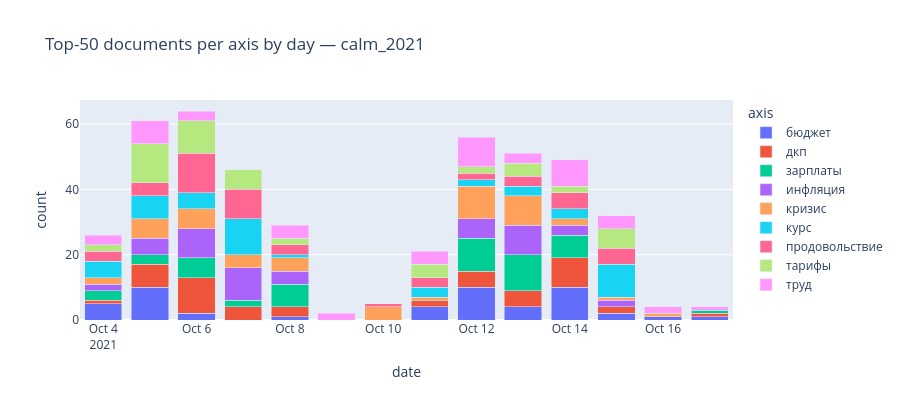
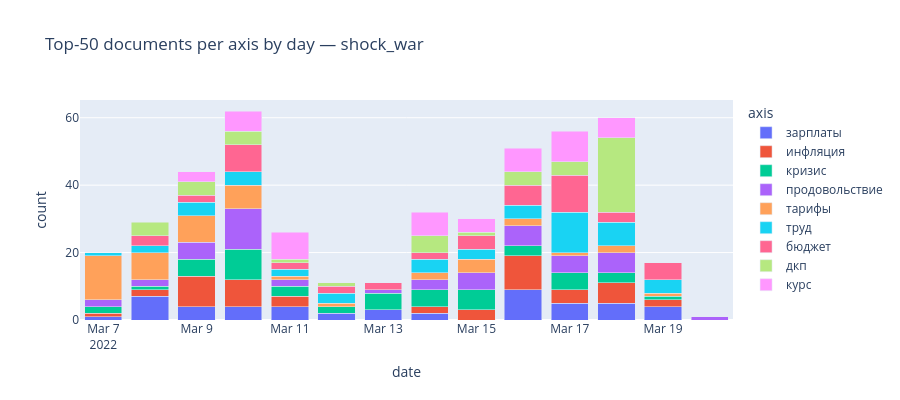

These figures' notebook cell, in order:
### Code cell
import plotly.express as px

def temporal_topk(topk: dict, period_name: str):
    rows = []
    for axis, df in topk.items():
        for _, row in df.iterrows():
            rows.append({"axis": axis, "date": pd.Timestamp(row["date"]).date()})
    tdf = pd.DataFrame(rows)
    counts = tdf.groupby(["date", "axis"]).size().reset_index(name="count")

    fig = px.bar(
        counts, x="date", y="count", color="axis", barmode="stack",
        title=f"Top-{SANITY_K} documents per axis by day — {period_name}",
        height=400,
    )
    fig.show()


temporal_topk(topk_calm,  "calm_2021")
temporal_topk(topk_shock, "shock_war")

### Figure 1 — Plotly figure (JSON) as saved in the notebook; plotly's stock layout.template omitted (floating-point values rounded to 4 significant figures)
{"data": [{"hovertemplate": "axis=бюджет<br>date=%{x}<br>count=%{y}<extra></extra>", "legendgroup": "бюджет", "marker": {"color": "#636efa", "pattern": {"shape": ""}}, "name": "бюджет", "orientation": "v", "showlegend": true, "textposition": "auto", "type": "bar", "x": ["2021-10-04", "2021-10-05", "2021-10-06", "2021-10-08", "2021-10-11", "2021-10-12", "2021-10-13", "2021-10-14", "2021-10-15", "2021-10-16", "2021-10-17"], "xaxis": "x", "y": [5, 10, 2, 1, 4, 10, 4, 10, 2, 1, 1], "yaxis": "y"}, {"hovertemplate": "axis=дкп<br>date=%{x}<br>count=%{y}<extra></extra>", "legendgroup": "дкп", "marker": {"color": "#EF553B", "pattern": {"shape": ""}}, "name": "дкп", "orientation": "v", "showlegend": true, "textposition": "auto", "type": "bar", "x": ["2021-10-04", "2021-10-05", "2021-10-06", "2021-10-07", "2021-10-08", "2021-10-11", "2021-10-12", "2021-10-13", "2021-10-14", "2021-10-15", "2021-10-17"], "xaxis": "x", "y": [1, 7, 11, 4, 3, 2, 5, 5, 9, 2, 1], "yaxis": "y"}, {"hovertemplate": "axis=зарплаты<br>date=%{x}<br>count=%{y}<extra></extra>", "legendgroup": "зарплаты", "marker": {"color": "#00cc96", "pattern": {"shape": ""}}, "name": "зарплаты", "orientation": "v", "showlegend": true, "textposition": "auto", "type": "bar", "x": ["2021-10-04", "2021-10-05", "2021-10-06", "2021-10-07", "2021-10-08", "2021-10-12", "2021-10-13", "2021-10-14", "2021-10-17"], "xaxis": "x", "y": [3, 3, 6, 2, 7, 10, 11, 7, 1], "yaxis": "y"}, {"hovertemplate": "axis=инфляция<br>date=%{x}<br>count=%{y}<extra></extra>", "legendgroup": "инфляция", "marker": {"color": "#ab63fa", "pattern": {"shape": ""}}, "name": "инфляция", "orientation": "v", "showlegend": true, "textposition": "auto", "type": "bar", "x": ["2021-10-04", "2021-10-05", "2021-10-06", "2021-10-07", "2021-10-08", "2021-10-12", "2021-10-13", "2021-10-14", "2021-10-15"], "xaxis": "x", "y": [2, 5, 9, 10, 4, 6, 9, 3, 2], "yaxis": "y"}, {"hovertemplate": "axis=кризис<br>date=%{x}<br>count=%{y}<extra></extra>", "legendgroup": "кризис", "marker": {"color": "#FFA15A", "pattern": {"shape": ""}}, "name": "кризис", "orientation": "v", "showlegend": true, "textposition": "auto", "type": "bar", "x": ["2021-10-04", "2021-10-05", "2021-10-06", "2021-10-07", "2021-10-08", "2021-10-10", "2021-10-11", "2021-10-12", "2021-10-13", "2021-10-14", "2021-10-15", "2021-10-16"], "xaxis": "x", "y": [2, 6, 6, 4, 4, 4, 1, 10, 9, 2, 1, 1], "yaxis": "y"}, {"hovertemplate": "axis=курс<br>date=%{x}<br>count=%{y}<extra></extra>", "legendgroup": "курс", "marker": {"color": "#19d3f3", "pattern": {"shape": ""}}, "name": "курс", "orientation": "v", "showlegend": true, "textposition": "auto", "type": "bar", "x": ["2021-10-04", "2021-10-05", "2021-10-06", "2021-10-07", "2021-10-08", "2021-10-11", "2021-10-12", "2021-10-13", "2021-10-14", "2021-10-15"], "xaxis": "x", "y": [5, 7, 5, 11, 1, 3, 2, 3, 3, 10], "yaxis": "y"}, {"hovertemplate": "axis=продовольствие<br>date=%{x}<br>count=%{y}<extra></extra>", "legendgroup": "продовольствие", "marker": {"color": "#FF6692", "pattern": {"shape": ""}}, "name": "продовольствие", "orientation": "v", "showlegend": true, "textposition": "auto", "type": "bar", "x": ["2021-10-04", "2021-10-05", "2021-10-06", "2021-10-07", "2021-10-08", "2021-10-10", "2021-10-11", "2021-10-12", "2021-10-13", "2021-10-14", "2021-10-15"], "xaxis": "x", "y": [3, 4, 12, 9, 3, 1, 3, 2, 3, 5, 5], "yaxis": "y"}, {"hovertemplate": "axis=тарифы<br>date=%{x}<br>count=%{y}<extra></extra>", "legendgroup": "тарифы", "marker": {"color": "#B6E880", "pattern": {"shape": ""}}, "name": "тарифы", "orientation": "v", "showlegend": true, "textposition": "auto", "type": "bar", "x": ["2021-10-04", "2021-10-05", "2021-10-06", "2021-10-07", "2021-10-08", "2021-10-11", "2021-10-12", "2021-10-13", "2021-10-14", "2021-10-15"], "xaxis": "x", "y": [2, 12, 10, 6, 2, 4, 2, 4, 2, 6], "yaxis": "y"}, {"hovertemplate": "axis=труд<br>date=%{x}<br>count=%{y}<extra></extra>", "legendgroup": "труд", "marker": {"color": "#FF97FF", "pattern": {"shape": ""}}, "name": "труд", "orientation": "v", "showlegend": true, "textposition": "auto", "type": "bar", "x": ["2021-10-04", "2021-10-05", "2021-10-06", "2021-10-08", "2021-10-09", "2021-10-11", "2021-10-12", "2021-10-13", "2021-10-14", "2021-10-15", "2021-10-16", "2021-10-17"], "xaxis": "x", "y": [3, 7, 3, 4, 2, 4, 9, 3, 8, 4, 2, 1], "yaxis": "y"}], "layout": {"barmode": "stack", "height": 400, "legend": {"title": {"text": "axis"}, "tracegroupgap": 0}, "title": {"text": "Top-50 documents per axis by day — calm_2021"}, "xaxis": {"anchor": "y", "domain": [0, 1], "title": {"text": "date"}}, "yaxis": {"anchor": "x", "domain": [0, 1], "title": {"text": "count"}}}}

### Figure 2 — Plotly figure (JSON) as saved in the notebook; plotly's stock layout.template omitted (floating-point values rounded to 4 significant figures)
{"data": [{"hovertemplate": "axis=зарплаты<br>date=%{x}<br>count=%{y}<extra></extra>", "legendgroup": "зарплаты", "marker": {"color": "#636efa", "pattern": {"shape": ""}}, "name": "зарплаты", "orientation": "v", "showlegend": true, "textposition": "auto", "type": "bar", "x": ["2022-03-07", "2022-03-08", "2022-03-09", "2022-03-10", "2022-03-11", "2022-03-12", "2022-03-13", "2022-03-14", "2022-03-16", "2022-03-17", "2022-03-18", "2022-03-19"], "xaxis": "x", "y": [1, 7, 4, 4, 4, 2, 3, 2, 9, 5, 5, 4], "yaxis": "y"}, {"hovertemplate": "axis=инфляция<br>date=%{x}<br>count=%{y}<extra></extra>", "legendgroup": "инфляция", "marker": {"color": "#EF553B", "pattern": {"shape": ""}}, "name": "инфляция", "orientation": "v", "showlegend": true, "textposition": "auto", "type": "bar", "x": ["2022-03-07", "2022-03-08", "2022-03-09", "2022-03-10", "2022-03-11", "2022-03-14", "2022-03-15", "2022-03-16", "2022-03-17", "2022-03-18", "2022-03-19"], "xaxis": "x", "y": [1, 2, 9, 8, 3, 2, 3, 10, 4, 6, 2], "yaxis": "y"}, {"hovertemplate": "axis=кризис<br>date=%{x}<br>count=%{y}<extra></extra>", "legendgroup": "кризис", "marker": {"color": "#00cc96", "pattern": {"shape": ""}}, "name": "кризис", "orientation": "v", "showlegend": true, "textposition": "auto", "type": "bar", "x": ["2022-03-07", "2022-03-08", "2022-03-09", "2022-03-10", "2022-03-11", "2022-03-12", "2022-03-13", "2022-03-14", "2022-03-15", "2022-03-16", "2022-03-17", "2022-03-18", "2022-03-19"], "xaxis": "x", "y": [2, 1, 5, 9, 3, 2, 5, 5, 6, 3, 5, 3, 1], "yaxis": "y"}, {"hovertemplate": "axis=продовольствие<br>date=%{x}<br>count=%{y}<extra></extra>", "legendgroup": "продовольствие", "marker": {"color": "#ab63fa", "pattern": {"shape": ""}}, "name": "продовольствие", "orientation": "v", "showlegend": true, "textposition": "auto", "type": "bar", "x": ["2022-03-07", "2022-03-08", "2022-03-09", "2022-03-10", "2022-03-11", "2022-03-13", "2022-03-14", "2022-03-15", "2022-03-16", "2022-03-17", "2022-03-18", "2022-03-20"], "xaxis": "x", "y": [2, 2, 5, 12, 2, 1, 3, 5, 6, 5, 6, 1], "yaxis": "y"}, {"hovertemplate": "axis=тарифы<br>date=%{x}<br>count=%{y}<extra></extra>", "legendgroup": "тарифы", "marker": {"color": "#FFA15A", "pattern": {"shape": ""}}, "name": "тарифы", "orientation": "v", "showlegend": true, "textposition": "auto", "type": "bar", "x": ["2022-03-07", "2022-03-08", "2022-03-09", "2022-03-10", "2022-03-11", "2022-03-12", "2022-03-14", "2022-03-15", "2022-03-16", "2022-03-17", "2022-03-18", "2022-03-19"], "xaxis": "x", "y": [13, 8, 8, 7, 1, 1, 2, 4, 2, 1, 2, 1], "yaxis": "y"}, {"hovertemplate": "axis=труд<br>date=%{x}<br>count=%{y}<extra></extra>", "legendgroup": "труд", "marker": {"color": "#19d3f3", "pattern": {"shape": ""}}, "name": "труд", "orientation": "v", "showlegend": true, "textposition": "auto", "type": "bar", "x": ["2022-03-07", "2022-03-08", "2022-03-09", "2022-03-10", "2022-03-11", "2022-03-12", "2022-03-14", "2022-03-15", "2022-03-16", "2022-03-17", "2022-03-18", "2022-03-19"], "xaxis": "x", "y": [1, 2, 4, 4, 2, 3, 4, 3, 4, 12, 7, 4], "yaxis": "y"}, {"hovertemplate": "axis=бюджет<br>date=%{x}<br>count=%{y}<extra></extra>", "legendgroup": "бюджет", "marker": {"color": "#FF6692", "pattern": {"shape": ""}}, "name": "бюджет", "orientation": "v", "showlegend": true, "textposition": "auto", "type": "bar", "x": ["2022-03-08", "2022-03-09", "2022-03-10", "2022-03-11", "2022-03-12", "2022-03-13", "2022-03-14", "2022-03-15", "2022-03-16", "2022-03-17", "2022-03-18", "2022-03-19"], "xaxis": "x", "y": [3, 2, 8, 2, 2, 2, 2, 4, 6, 11, 3, 5], "yaxis": "y"}, {"hovertemplate": "axis=дкп<br>date=%{x}<br>count=%{y}<extra></extra>", "legendgroup": "дкп", "marker": {"color": "#B6E880", "pattern": {"shape": ""}}, "name": "дкп", "orientation": "v", "showlegend": true, "textposition": "auto", "type": "bar", "x": ["2022-03-08", "2022-03-09", "2022-03-10", "2022-03-11", "2022-03-12", "2022-03-14", "2022-03-15", "2022-03-16", "2022-03-17", "2022-03-18"], "xaxis": "x", "y": [4, 4, 4, 1, 1, 5, 1, 4, 4, 22], "yaxis": "y"}, {"hovertemplate": "axis=курс<br>date=%{x}<br>count=%{y}<extra></extra>", "legendgroup": "курс", "marker": {"color": "#FF97FF", "pattern": {"shape": ""}}, "name": "курс", "orientation": "v", "showlegend": true, "textposition": "auto", "type": "bar", "x": ["2022-03-09", "2022-03-10", "2022-03-11", "2022-03-14", "2022-03-15", "2022-03-16", "2022-03-17", "2022-03-18"], "xaxis": "x", "y": [3, 6, 8, 7, 4, 7, 9, 6], "yaxis": "y"}], "layout": {"barmode": "stack", "height": 400, "legend": {"title": {"text": "axis"}, "tracegroupgap": 0}, "title": {"text": "Top-50 documents per axis by day — shock_war"}, "xaxis": {"anchor": "y", "domain": [0, 1], "title": {"text": "date"}}, "yaxis": {"anchor": "x", "domain": [0, 1], "title": {"text": "count"}}}}
